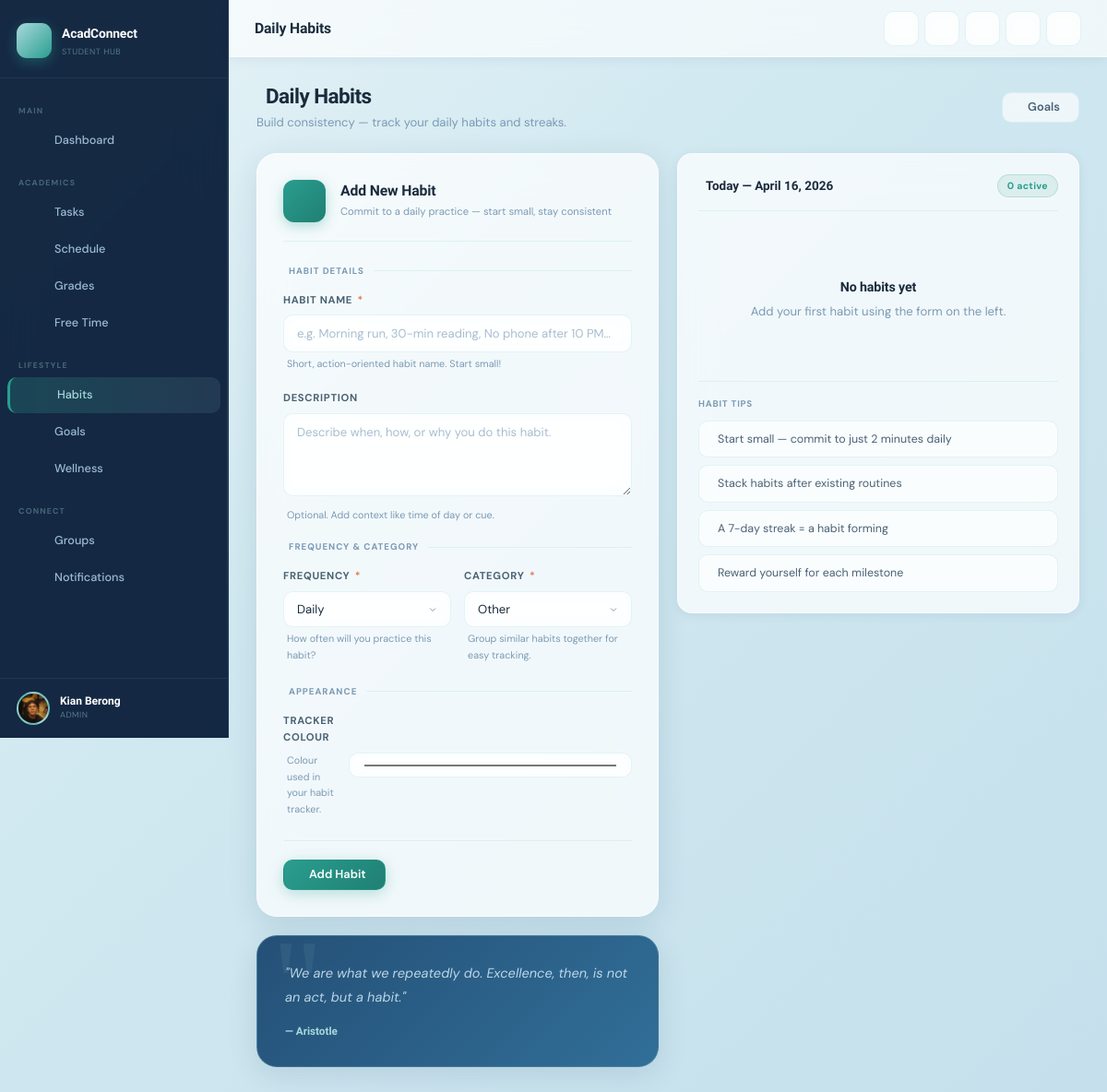
The page /habits/ (signed in) on the database its author committed.
### apps/accounts/models.py (models this page shows, shortened)
class User(AbstractUser):
    ROLE_CHOICES = [
        ('student', 'Student'),
        ('professor', 'Professor'),
        ('admin', 'Admin'),
    ]
    role = models.CharField(max_length=20, choices=ROLE_CHOICES, default='student')
    profile_photo = models.ImageField(upload_to='profiles/', blank=True, null=True)
    bio = models.TextField(blank=True)
    semester = models.CharField(max_length=20, blank=True)
    gpa_threshold = models.FloatField(default=2.0, help_text="Alert if GPA falls below this value")
    stress_level = models.IntegerField(default=5, help_text="1-10 scale")
    dark_mode = models.BooleanField(default=False)
    is_email_verified = models.BooleanField(default=False)
    email = models.EmailField(unique=True, blank=False)
    @property
    def full_name(self):
        return f"{self.first_name} {self.last_name}".strip() or self.username

### apps/habits/views.py (the view)
# urls.py: path('', views.habits_view, name='habits'),
@login_required
def habits_view(request):
    habits = Habit.objects.filter(user=request.user, active=True)
    today = timezone.now().date()
    habit_status = {}
    for habit in habits:
        log, _ = HabitLog.objects.get_or_create(habit=habit, date=today)
        habit_status[habit.id] = log.completed
    if request.method == 'POST':
        form = HabitForm(request.POST)
        if form.is_valid():
            habit = form.save(commit=False)
            habit.user = request.user
            habit.save()
            messages.success(request, f"Habit '{habit.name}' added! 🌱")
            return redirect('habits:habits')
    else:
        form = HabitForm()
    return render(request, 'habits/habits.html', {
        'habits': habits,
        'habit_status': habit_status,
        'today': today,
        'form': form,
    })

### templates/habits/habits.html (shortened to what this page needs)
{% extends 'base.html' %}
{% load custom_filters %}
{% block page_title %}Daily Habits{% endblock %}
{% block content %}
<div class="flex-between" style="margin-bottom:22px;">
  <div>
    <h2 class="page-title"> Daily Habits</h2>
    <p class="page-subtitle">Build consistency — track your daily habits and streaks.</p>
  </div>
  <a href="{% url 'habits:goals' %}" class="btn btn-secondary">
     Goals
  </a>
</div>
<div class="grid grid-2 gap-20" style="align-items:start;">
  <div>
    <div class="form-card" style="margin-bottom:20px;">
      <div class="form-card-header">
        <div class="form-card-icon icon-teal">
        </div>
        <div>
          <h3 class="form-card-title">Add New Habit</h3>
          <p class="form-card-sub">Commit to a daily practice — start small, stay consistent</p>
        </div>
      </div>
      <form method="post" novalidate>
        <div class="form-section">
          <div class="form-section-label"> Habit Details</div>
          <div class="form-group">
            <label class="form-label" for="{{ form.name.id_for_label }}">
              Habit Name <span class="required-dot">*</span>
            </label>
            {{ form.name }}
            <div class="form-hint"> {{ form.name.help_text }}</div>
          </div>
          <div class="form-group">
            <label class="form-label" for="{{ form.description.id_for_label }}">Description</label>
            {{ form.description }}
            <div class="form-hint"> {{ form.description.help_text }}</div>
          </div>
        </div>
        <div class="form-section">
          <div class="form-section-label"> Frequency &amp; Category</div>
          <div class="grid grid-2" style="gap:14px;">
            <div class="form-group">
              <label class="form-label" for="{{ form.frequency.id_for_label }}">
                Frequency <span class="required-dot">*</span>
              </label>
              {{ form.frequency }}
              <div class="form-hint"> {{ form.frequency.help_text }}</div>
            </div>
            <div class="form-group">
              <label class="form-label" for="{{ form.category.id_for_label }}">
                Category <span class="required-dot">*</span>
              </label>
              {{ form.category }}
              <div class="form-hint"> {{ form.category.help_text }}</div>
            </div>
          </div>
        </div>
        <div class="form-section">
          <div class="form-section-label"> Appearance</div>
          <div class="form-group" style="display:flex;align-items:center;gap:16px;">
            <div style="flex:1;">
              <label class="form-label" for="{{ form.color.id_for_label }}">Tracker Colour</label>
              <div class="form-hint"> {{ form.color.help_text }}</div>
            </div>
            {{ form.color }}
          </div>
        </div>
        <div class="form-actions">
          <button type="submit" class="btn btn-primary" id="add-habit-btn">
             Add Habit
          </button>
        </div>
      </form>
    </div>
    <div class="quote-card">
      <p class="quote-text">"We are what we repeatedly do. Excellence, then, is not an act, but a habit."</p>
      <p class="quote-author">— Aristotle</p>
    </div>
  </div>
  <div class="card">
    <div class="card-header">
      <span class="card-title"> Today — {{ today|date:"F j, Y" }}</span>
      <span class="badge badge-teal">{{ habits|length }} active</span>
    </div>
    {% if habits %}
      {% for habit in habits %}
      <div class="habit-item">
        <a href="{% url 'habits:habit_check' habit.pk %}"
           class="habit-check {% if habit_status|get_item:habit.id %}done{% endif %}"
           title="Toggle {{ habit.name }}">
          <i class="ph ph-check" style="font-size:0.75rem;"></i>
        </a>
        <div style="flex:1;min-width:0;">
          <div style="font-weight:600;font-size:0.875rem;white-space:nowrap;overflow:hidden;text-overflow:ellipsis;">{{ habit.name }}</div>
          <div style="font-size:0.73rem;color:var(--text-muted);margin-top:2px;display:flex;gap:8px;align-items:center;">
            <span><i class="ph ph-tag"></i> {{ habit.get_category_display }}</span>
            <span><i class="ph ph-repeat"></i> {{ habit.get_frequency_display }}</span>
          </div>
        </div>
        <div class="habit-streak"><i class="ph ph-fire"></i> {{ habit.current_streak }}d</div>
        <form method="post" action="{% url 'habits:habit_delete' habit.pk %}">
          {% csrf_token %}
          <button type="submit" class="btn btn-sm btn-danger btn-icon" title="Remove habit"
                  onclick="return confirm('Remove &quot;{{ habit.name }}&quot;?')">
            <i class="ph ph-x"></i>
          </button>
        </form>
      </div>
      {% endfor %}
    {% else %}
      <div style="padding:44px 20px;text-align:center;">
        <h4 style="font-size:0.95rem;margin-bottom:6px;">No habits yet</h4>
        <p class="text-muted" style="font-size:.875rem;">Add your first habit using the form on the left.</p>
      </div>
    {% endif %}
    <div style="margin-top:20px;border-top:1px solid var(--border-color);padding-top:16px;">
      <div style="font-size:.65rem;font-weight:700;text-transform:uppercase;letter-spacing:.08em;color:var(--text-muted);margin-bottom:10px;">
         Habit Tips
      </div>
      <ul style="list-style:none;display:flex;flex-direction:column;gap:8px;">
        <li class="tip-item"> Start small — commit to just 2 minutes daily</li>
        <li class="tip-item"> Stack habits after existing routines</li>
        <li class="tip-item"> A 7-day streak = a habit forming</li>
        <li class="tip-item"> Reward yourself for each milestone</li>
      </ul>
    </div>
  </div>
</div>
{% endblock %}

### templates/base.html (shortened to what this page needs)
{% load static %}
<!DOCTYPE html>
<html lang="en"
  data-theme="{% if request.user.is_authenticated and request.user.dark_mode %}dark{% else %}light{% endif %}">
<head>
  <link rel="stylesheet" href="{% static 'css/main.css' %}">
  <link rel="stylesheet" href="{% static 'css/features.css' %}">
  <link rel="stylesheet" href="https://cdn.jsdelivr.net/npm/@phosphor-icons/web@2.1.1/src/regular/style.css">
  <link href="https://cdn.jsdelivr.net/npm/fullcalendar@6.1.10/index.global.min.css" rel="stylesheet">
</head>
<body>
  {% if request.user.is_authenticated %}
  <div class="app-wrapper">
    <aside class="sidebar" id="app-sidebar">
      <div class="sidebar-header">
        <a href="{% url 'dashboard:home' %}" class="sidebar-brand">
          <div class="brand-icon"></div>
          <div>
            <span class="brand-name">AcadConnect</span>
            <span class="brand-sub">Student Hub</span>
          </div>
        </a>
      </div>
      <nav class="sidebar-nav">
        <div class="nav-section-label">Main</div>
        <a href="{% url 'dashboard:home' %}"
          class="nav-link {% if request.resolver_match.namespace == 'dashboard' %}active{% endif %}">
          <span>Dashboard</span>
        </a>
        <div class="nav-section-label">Academics</div>
        <a href="{% url 'tasks:list' %}"
          class="nav-link {% if request.resolver_match.namespace == 'tasks' %}active{% endif %}">
          <span>Tasks</span>
        </a>
        <a href="{% url 'schedule:calendar' %}"
          class="nav-link {% if request.resolver_match.namespace == 'schedule' and request.resolver_match.url_name != 'free_time' %}active{% endif %}">
          <span>Schedule</span>
        </a>
        <a href="{% url 'grades:dashboard' %}"
          class="nav-link {% if request.resolver_match.namespace == 'grades' %}active{% endif %}">
          <span>Grades</span>
        </a>
        <a href="{% url 'schedule:free_time' %}"
          class="nav-link {% if request.resolver_match.namespace == 'schedule' and request.resolver_match.url_name == 'free_time' %}active{% endif %}">
          <span>Free Time</span>
        </a>
        <div class="nav-section-label">Lifestyle</div>
        <a href="{% url 'habits:habits' %}"
          class="nav-link {% if request.resolver_match.namespace == 'habits' and request.resolver_match.url_name == 'habits' %}active{% endif %}">
          <span>Habits</span>
        </a>
        <a href="{% url 'habits:goals' %}"
          class="nav-link {% if request.resolver_match.namespace == 'habits' and request.resolver_match.url_name != 'habits' %}active{% endif %}">
          <span>Goals</span>
        </a>
        <a href="{% url 'wellness:hub' %}"
          class="nav-link {% if request.resolver_match.namespace == 'wellness' %}active{% endif %}">
          <span>Wellness</span>
        </a>
        <div class="nav-section-label">Connect</div>
        <a href="{% url 'collaboration:list' %}"
          class="nav-link {% if request.resolver_match.namespace == 'collaboration' %}active{% endif %}">
          <span>Groups</span>
        </a>
        <a href="{% url 'notifications:center' %}"
          class="nav-link {% if request.resolver_match.namespace == 'notifications' %}active{% endif %}">
          <span>Notifications</span>
        </a>
      </nav>
      <div class="sidebar-footer">
        <div class="user-mini">
          <div class="user-avt">
            {% if request.user.profile_photo %}
            <img src="{{ request.user.profile_photo.url }}" alt="{{ request.user.username }}">
            {% else %}
            {{ request.user.username|first|upper }}
            {% endif %}
          </div>
          <div>
            <div class="user-name">{{ request.user.full_name }}</div>
            <div class="user-role">{{ request.user.get_role_display }}</div>
          </div>
        </div>
      </div>
    </aside>
    <div class="main-content">
      <header class="topbar">
        <div class="topbar-left">
          <span class="topbar-title">{% block page_title %}Dashboard{% endblock %}</span>
        </div>
        <div class="topbar-actions">
          <a href="{% url 'tasks:create' %}" class="topbar-btn" title="Add Task">
          </a>
          <a href="{% url 'notifications:center' %}" class="topbar-btn" title="Notifications">
          </a>
          <button class="topbar-btn" id="theme-toggle-btn" title="Toggle theme" aria-label="Toggle dark/light mode">
          </button>
          <a href="{% url 'accounts:profile' %}" class="topbar-btn" title="Profile">
          </a>
          <a href="{% url 'accounts:logout' %}" class="topbar-btn" title="Logout">
          </a>
        </div>
      </header>
      <main class="page-content fade-in">
        {% block content %}{% endblock %}
      </main>
    </div>
  </div>
  {% else %}
  {% block auth_content %}{% endblock %}
  {% endif %}
</body>
</html>

### static/css/features.css (style rules this page uses)
:root { --lp-text: rgba(200,224,239,0.88); --lp-text-muted: rgba(200,224,239,0.55); --lp-text-faint: rgba(200,224,239,0.35); --lp-heading: #ffffff; --lp-eyebrow: #2A9D8F; --lp-border: rgba(168,218,220,0.18); --lp-border-hover: rgba(168,218,220,0.45); --lp-surface: rgba(255,255,255,0.04); --lp-surface-hover: rgba(168,218,220,0.08); --lp-card-bg: rgba(10,20,40,0.85); --lp-nav-scrolled: rgba(10,14,26,0.88); --lp-nav-border: rgba(168,218,220,0.12); --lp-mobile-bg: rgba(10,14,26,0.97); --lp-stats-bg: rgba(255,255,255,0.05); --lp-section-dark: rgba(0,0,0,0.25); --lp-section-alt: rgba(13,59,102,0.2); --lp-pill-bg: rgba(168,218,220,0.08); --lp-pill-hover: rgba(168,218,220,0.18); --lp-pill-icon: #A8DADC; --lp-pill-text: rgba(200,224,239,0.88); --lp-pill-hint: rgba(168,218,220,0.4); --lp-footer-bg: rgba(7,13,24,0.95); --lp-footer-text: rgba(200,224,239,0.5); --lp-footer-muted: rgba(200,224,239,0.3); --lp-footer-border: rgba(168,218,220,0.1); --lp-step-bg: rgba(255,255,255,0.04); --lp-step-hover: rgba(168,218,220,0.07); --lp-step-num: rgba(168,218,220,0.1); --lp-step-text: rgba(200,224,239,0.6); --lp-trust-bg: rgba(255,255,255,0.05); --lp-trust-hover: rgba(168,218,220,0.08); --lp-trust-text: rgba(200,224,239,0.6); --lp-vc-task-color: rgba(200,224,239,0.8); --lp-vc-bar-bg: rgba(168,218,220,0.1); --lp-ghost-border: rgba(168,218,220,0.3); --lp-ghost-color: rgba(200,224,239,0.85); --lp-ghost-hover: rgba(168,218,220,0.08); --lp-hamburger: rgba(200,224,239,0.8); }
[data-theme="light"] { --lp-text: #2d4a5e; --lp-text-muted: #4A6274; --lp-text-faint: #7A9AB5; --lp-heading: #0D3B66; --lp-eyebrow: #2A9D8F; --lp-border: rgba(13,59,102,0.14); --lp-border-hover: rgba(42,157,143,0.4); --lp-surface: rgba(255,255,255,0.75); --lp-surface-hover: rgba(42,157,143,0.06); --lp-card-bg: rgba(255,255,255,0.92); --lp-nav-scrolled: rgba(240,244,248,0.95); --lp-nav-border: rgba(13,59,102,0.1); --lp-mobile-bg: rgba(240,244,248,0.98); --lp-stats-bg: rgba(255,255,255,0.8); --lp-section-dark: rgba(13,59,102,0.05); --lp-section-alt: rgba(42,157,143,0.05); --lp-pill-bg: rgba(42,157,143,0.07); --lp-pill-hover: rgba(42,157,143,0.14); --lp-pill-icon: #2A9D8F; --lp-pill-text: #1A2B3C; --lp-pill-hint: rgba(42,157,143,0.6); --lp-footer-bg: #0D3B66; --lp-footer-text: rgba(200,224,239,0.75); --lp-footer-muted: rgba(200,224,239,0.45); --lp-footer-border: rgba(168,218,220,0.2); --lp-step-bg: rgba(255,255,255,0.8); --lp-step-hover: rgba(42,157,143,0.06); --lp-step-num: rgba(13,59,102,0.08); --lp-step-text: #4A6274; --lp-trust-bg: rgba(255,255,255,0.8); --lp-trust-hover: rgba(42,157,143,0.06); --lp-trust-text: #4A6274; --lp-vc-task-color: #4A6274; --lp-vc-bar-bg: rgba(13,59,102,0.1); --lp-ghost-border: rgba(13,59,102,0.25); --lp-ghost-color: #1A2B3C; --lp-ghost-hover: rgba(13,59,102,0.06); --lp-hamburger: #1A2B3C; }

### templates/habits/habits.html (style rules this page uses)
.tip-item { display:flex;align-items:center;gap:8px; font-size:.83rem;color:var(--text-secondary); padding:9px 12px; background:var(--glass-bg); border:1px solid var(--border-color); border-radius:var(--radius-sm); }

### rows shown on the page
User: user.profile_photo (picture), user.full_name "Kian Berong", user.role "ADMIN", last_login "April 16, 2026"

### other values the page prints
{{ habits|length }} "0"
